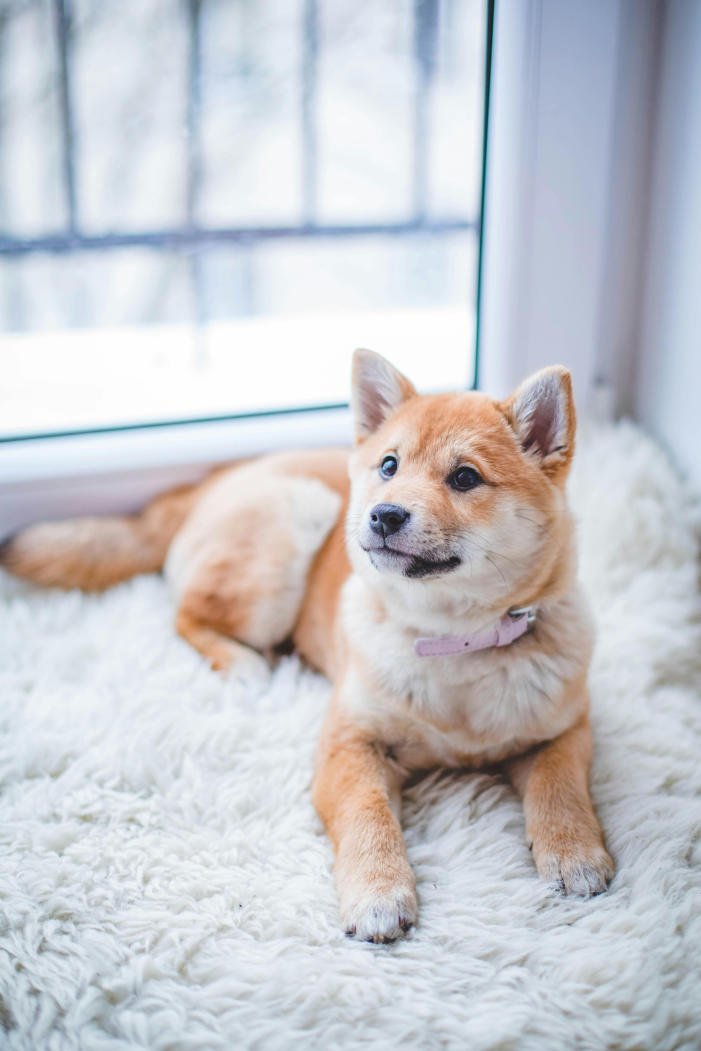
#> input picture Workshop/3_Basic_CV_VLM/imgs/dog1.jpg, 4204 x 6306 px, found by its file name (shown at 1/6 size)
$ jupyter execute 1_Image_Processing_OpenCV.ipynb   (shell and % lines are left out)   (older library calls are emulated)
#> lines starting #> are read from the running program, lines starting #| are printed output that depends on the picture; after the words box and inside, x2 and y2 are one past the last pixel; in counts of white or black regions, pixels touching at a corner belong together
# Introduction to Computer Vision with OpenCV

This notebook serves as a foundational introduction to computer vision techniques, leveraging the OpenCV library. OpenCV is a widely adopted, cross-platform library that provides essential building blocks and fundamental algorithms for computer vision tasks.

The notebook offers a guided exploration of basic image processing functionalities within OpenCV code. This exploration aims to equip you with a solid understanding of the code structure and practical usage of OpenCV for computer vision applications.

housekeeping for colab

[cell 1]
# for google Colab, to setup the environment
# !pip install opencv-python
# !sudo apt-get install qtbase5-dev

prepare folder

# References
- python opencv documentations : https://docs.opencv.org/4.x/d6/d00/tutorial_py_root.html

# Libraries

[cell 2]
import cv2
import numpy as np

from matplotlib import pyplot as plt

print(cv2.__version__)

# Introduction - What does Computer see in Image?
- just a array of pixel values on a spatial coordiantes (i,j).

# Image Read
- Reading an image from path and returns it
- Support the common file formats (.bmp, .jpg, .jpeg, .png, .tif)

[cell 3]
from PIL import Image
from urllib.request import urlretrieve
from os import remove

def load_image(path_or_url):
    """Loads an image from a given URL or path. If the input is a URL,
    it downloads the image and saves it as a temporary file. If the input is a path,
    it loads the image from the path. The image is then converted to RGB format and returned.
    """
#> called with path_or_url = 'https://i.ibb.co/Z6L3q4j/dog1.jpg'
    if path_or_url.startswith("http"):  # assume URL if starts with http
        urlretrieve(path_or_url, "imgs/tmp.jpg")
        img = cv2.imread("imgs/tmp.jpg")
#> img is the input picture: shape (6306, 4204, 3); mean B, G, R 205.5, 200.6, 199.4
        remove("imgs/tmp.jpg")  # cleanup temporary file
    else:
        img = cv2.imread(path_or_url)
    return img

[cell 4]
# Loading the image at path
img = load_image("https://i.ibb.co/Z6L3q4j/dog1.jpg")  # loca path - "imgs/dog1.jpg"
img.shape

Hence, this image is of height of 6306 pixels (i), width of 4204 pixels (j) and of 3 color channels.

We could also selectively are to display the raw pixel values of the image (from top left)
- first 50 pixels (both height and width)
- on the first channel

[cell 5]
img[:50, :50, 0]

# Imshow

**Channel Order Discrepancy between plt.imshow and cv2.imshow**

It's important to note a potential discrepancy in channel order when displaying images using `plt.imshow` from Matplotlib and `cv2.imshow` from OpenCV.

- **Matplotlib (plt.imshow)**: This function assumes the image data follows the RGB color channel order, where Red, Green, and Blue channels are stored in that specific order.
- **OpenCV (cv2.imshow)**: In contrast, OpenCV expects the image data to be in BGR format, where Blue, Green, and Red channels come first, second, and third, respectively.

In the context of this notebook, we will preferentially utilize `plt.imshow` for image display.

- It is important to note that, cv2 read the image as BGR
- while matplotlib expects the image as RGB
- Hence, we need to convert the image from BGR to RGB for plt.show()
    - via `[...,::-1]`

[cell 6]
# # CV2
plt.imshow(img[..., ::])  # Image with BGR
plt.show()

# # Matplotlib
plt.imshow(img[..., ::-1])  # Manipulate the Image to be RGB before showing
plt.show()

# Image Show
Plotting an image (via plt.imshow)

[cell 7]
# Extracting the height and width of an image
h, w = img.shape[:2]
# Displaying the height and width
print("Height = {}, Width = {}".format(h, w))
#| Height = 6306, Width = 4204
# Show the image with matplotlib
plt.imshow(img[..., ::-1])
plt.show()

# Image Resizing

Image resizing is a technique used to **downscale/upscale the overall dimensions** of an image. This typically involves the use of interpolation techniques. Resizing an image can impact its quality, which can be a concern for computer vision tasks.

**Notes:**
- Both downscaling and upscaling will lead to quality loss.
- Blurry or pixelated images can make it harder for the software to identify objects, faces, or other features.
- The extent of the impact depends on the severity of the resizing and the specific computer vision task.

[cell 8]
down_width = 600
down_height = 800
down_points = (down_width, down_height)
resized_down = cv2.resize(img, down_points, interpolation=cv2.INTER_LINEAR)
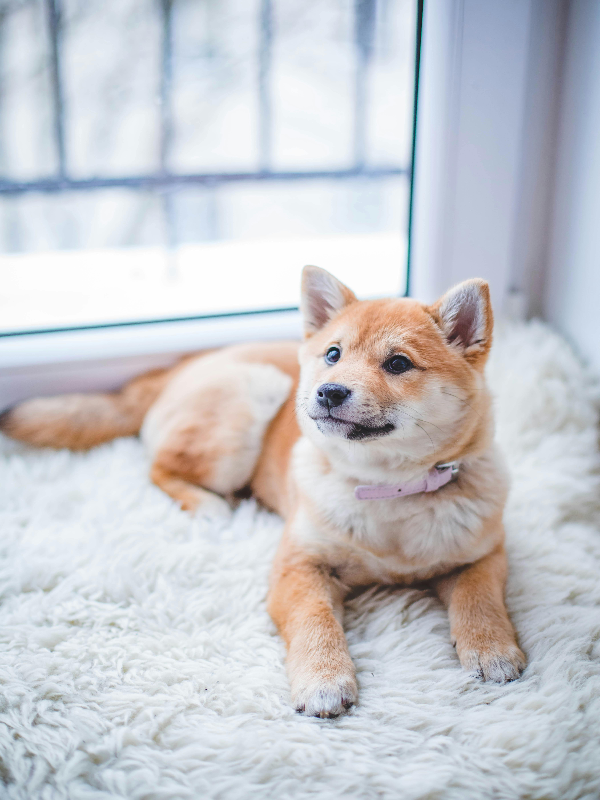
#> resized_down: shape (800, 600, 3); mean B, G, R 205.4, 200.5, 199.4
# we could easily rezing to a higher resolution by changing the params here.

print("Height = {}, Width = {}".format(down_height, down_width))

# Show the image with matplotlib
plt.imshow(resized_down[..., ::-1])
plt.show()

[cell 9]
scale_ratio = 0.2
new_width = int(img.shape[1] * scale_ratio)
new_height = int(img.shape[0] * scale_ratio)
new_size = (new_width, new_height)
aspect_resized = cv2.resize(img, new_size, interpolation=cv2.INTER_LINEAR)  # INTER_AREA

# Show the image with matplotlib
plt.imshow(aspect_resized[..., ::-1])
plt.show()

# Contrast and Brightness

- Brightness is the overall amount of light in an image.
- Contrast is the difference between the lightest and darkest parts of an image.
- High contrast makes details clearer, like a high-contrast photograph.
- Low contrast makes details less clear, like a faded photograph.

The example below increases the brightness and contrast.

[cell 10]
# Adjust contrast and brightness
alpha = 1.15  # Example contrast value
beta = 1.5  # Example brightness value
adjusted_image = cv2.convertScaleAbs(resized_down, alpha, beta)
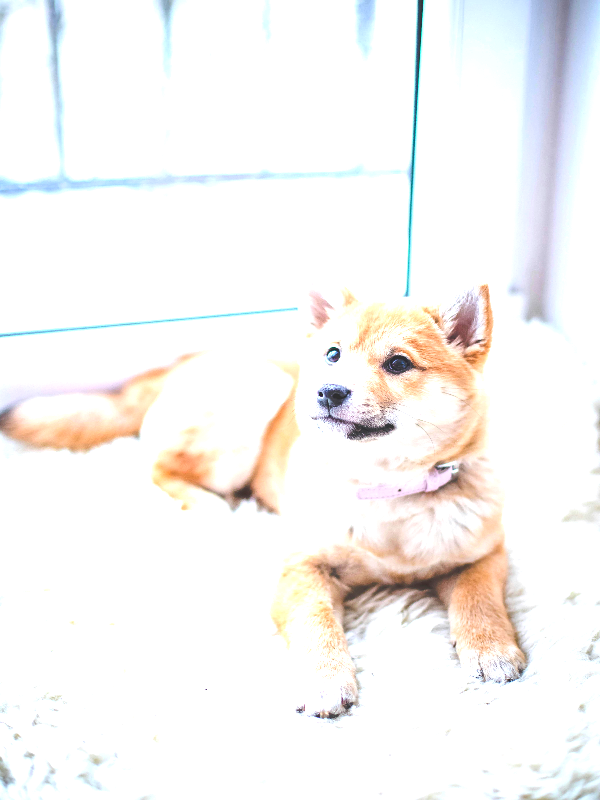
#> adjusted_image: shape (800, 600, 3); mean B, G, R 243.5, 245.2, 247.2

plt.imshow(adjusted_image[..., ::-1])
plt.show()

# Gaussian Blur
Gaussian blur, also known as Gaussian smoothing, is a widely used image processing technique employed to reduce image noise and blur image details. It achieves this effect by applying a Gaussian function, also referred to as the normal distribution, to each pixel within the image. It is similar to a box filter, but instead of weighting each neighboring pixel equally as the box filter does, it applies a weight based on the normal distribution.

[cell 11]
blur_image = cv2.blur(resized_down, (5, 5))

# Display the modified image`
# Show the image with matplotlib
plt.imshow(blur_image[..., ::-1])
plt.show()

# Grayscale Conversion
If the image is in color, it could be converted to grayscale (black and white) via the `cvtColor` function. This will convert each pixel to have a single brightness value ranging from 0 (black) to 255 (white) instead of 3 seperate channels (RGB).

Some images are monochrome (single channel) by nature, and there are some image techniques that can only performed on grayscale images. Some computer vision applications of grayscale images include:
- Medical Imaging: Separating bones from soft tissue in X-rays.
- Document Analysis: Isolating text from the background in scanned documents.

[cell 12]
# TO grayscale
img_gray = cv2.cvtColor(resized_down, cv2.COLOR_BGR2GRAY)
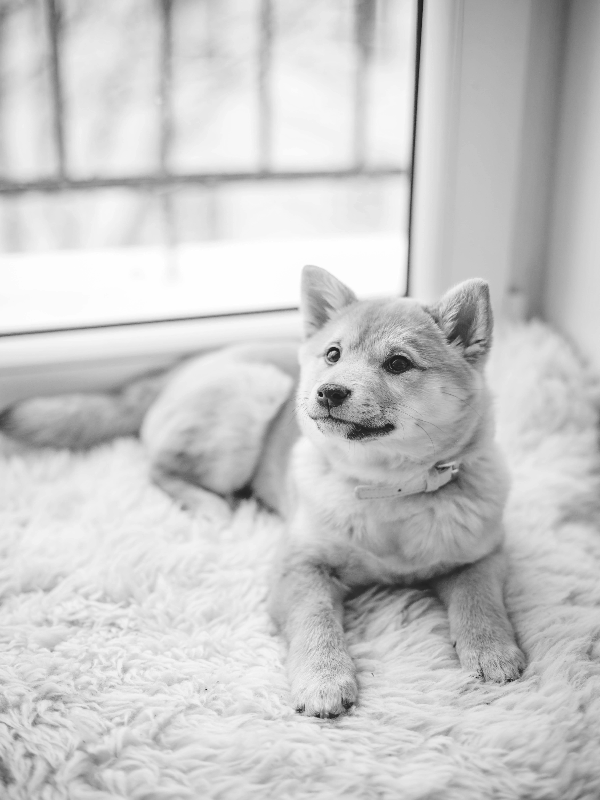
#> img_gray: shape (800, 600); min 26, max 255, mean 200.7

plt.imshow(img_gray[..., ::], cmap="gray")
plt.show()

# Sobel filter (Edge detection)
The Sobel filter is a well-established technique in computer vision employed for edge detection within digital images. It operates by identifying areas exhibiting significant changes in pixel intensity, often corresponding to the boundaries between objects in the image.

## Conceptual Understanding:

Imagine a digital image as a collection of tiny squares called pixels. Each pixel represents a specific color intensity value. The Sobel filter focuses on detecting abrupt transitions between these intensity values across neighboring pixels. These transitions frequently occur at the edges of objects, where a shift from a dark region to a bright region (or vice versa) takes place.

- where *gX* is the horizontal edge detector
- where *gY* is the Vertical edge detector

[cell 13]
gX = cv2.Sobel(img_gray, ddepth=cv2.CV_32F, dx=1, dy=0, ksize=7)
gY = cv2.Sobel(img_gray, ddepth=cv2.CV_32F, dx=0, dy=1, ksize=7)
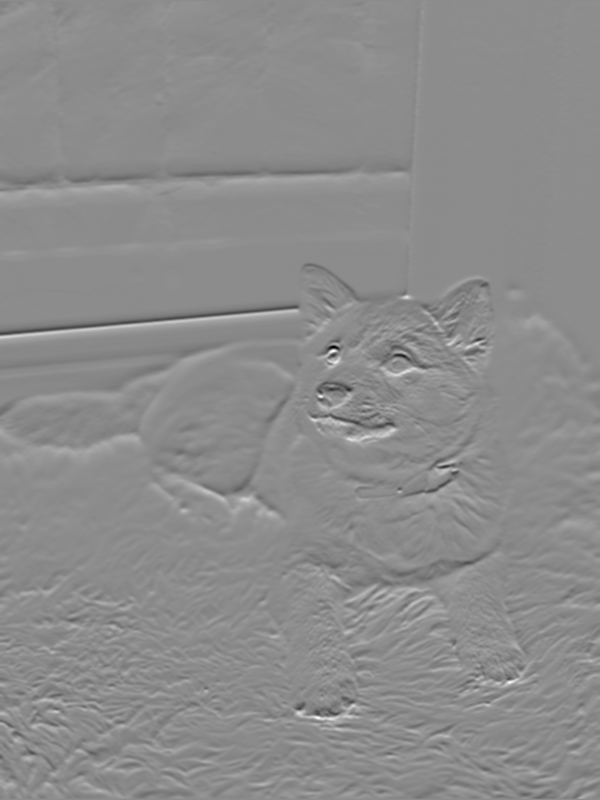
#> gY: shape (800, 600) float32; min -108868, max 88934, mean 22; drawn with min black and max white
combined = cv2.addWeighted(gX, 0.5, gY, 0.5, 0)

plt.imshow(combined[..., ::], cmap="gray")
plt.show()

# Histogram Equalization

- Histogram equalization takes the information and tries to make the picture look more balanced. It does this by spreading out the pixels more evenly across the histogram. (So that the intensity range of the image is spread out across a wider range)

## Before

## After

- Image adapted from https://towardsdatascience.com/histogram-equalization-5d1013626e64

[cell 14]
img_gray_hist = cv2.equalizeHist(img_gray)
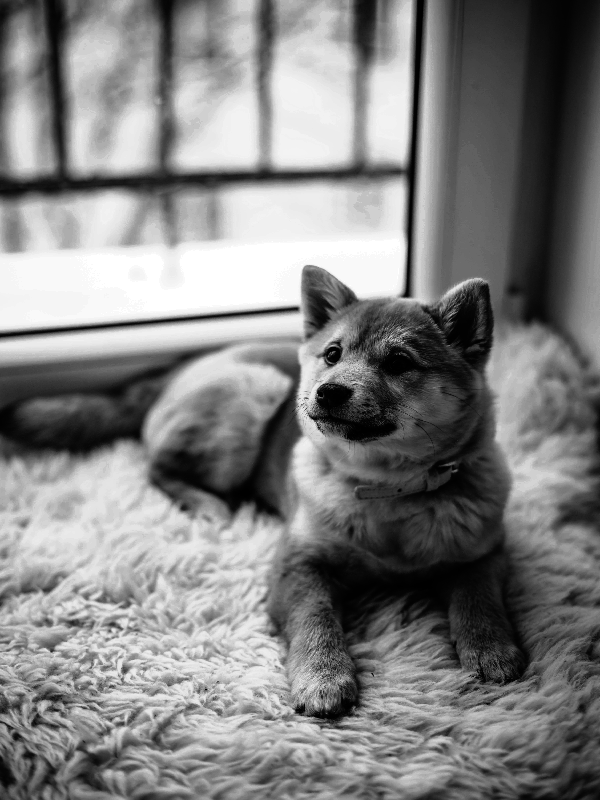
#> img_gray_hist: shape (800, 600); min 0, max 255, mean 128.8

plt.imshow(img_gray_hist[..., ::], cmap="gray")
plt.show()

[cell 15]
B, G, R = cv2.split(resized_down)
B = cv2.equalizeHist(B)
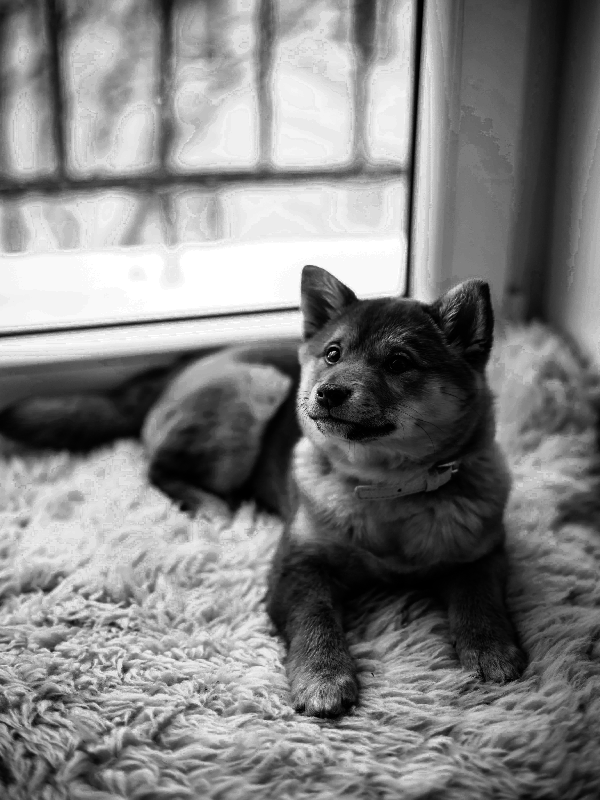
#> B: shape (800, 600); min 0, max 255, mean 128.8
G = cv2.equalizeHist(G)
R = cv2.equalizeHist(R)
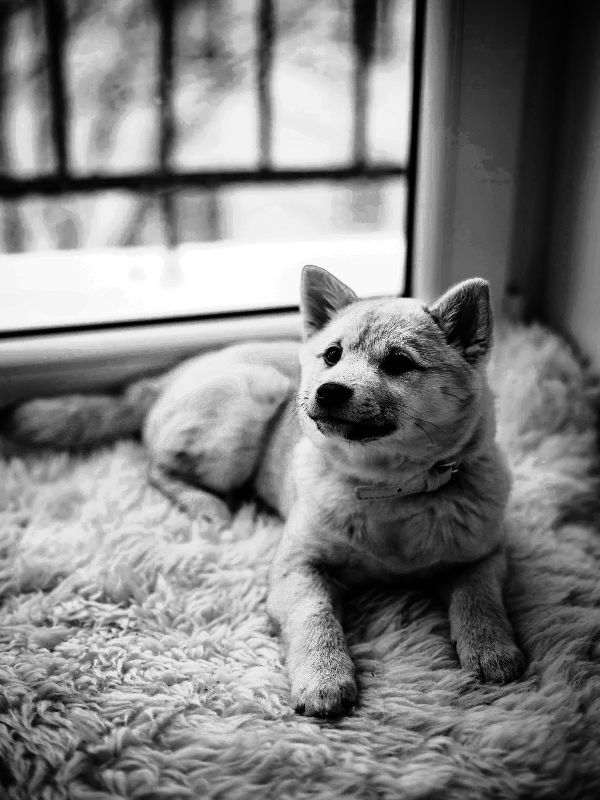
#> R: shape (800, 600); min 0, max 255, mean 128.8
equalized_image = cv2.merge((B, G, R))
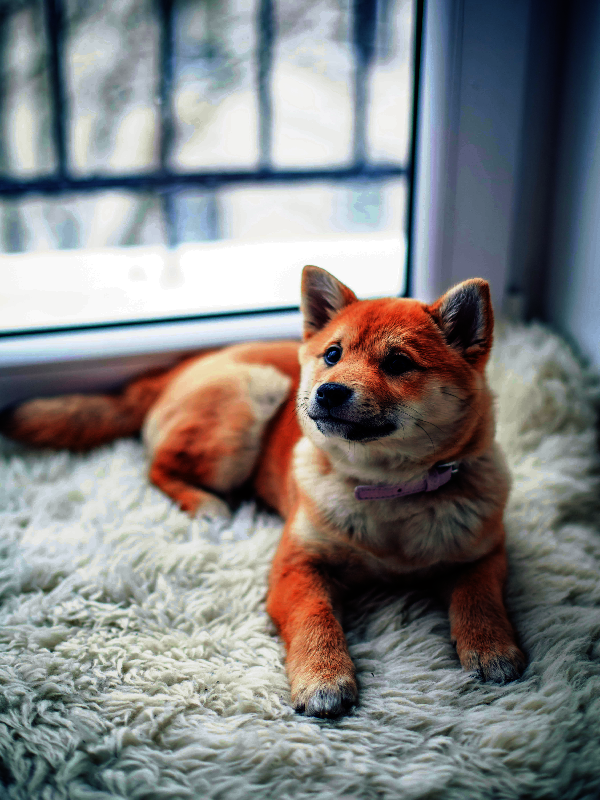
#> equalized_image: shape (800, 600, 3); mean B, G, R 128.8, 128.7, 128.8

# Show the image with matplotlib
plt.imshow(equalized_image[..., ::-1])
plt.show()

# Binary Thresholding
Binary thresholding is a technique used to distinguish between the foreground (objects in the picture) and the background. It's like creating a digital cut-off point for brightness. This essentially creates a high-contrast image where objects are easily distinguished from the background.

There are multiple methods to turn an image into values of [0, 1]. The most straight forward way would be via:
- **Threshold Selection**: You choose a specific brightness value (threshold) between 0 and 255.

[cell 16]
# import seaborn as sns
hist = cv2.calcHist([img_gray], [0], None, [256], [0, 256])
#> hist = 256 values, max 12202 at index 232, min 0 at index 0, mean 1875

# plot the histogram
plt.figure(figsize=(4, 3))
plt.title("Grayscale Histogram")
plt.xlabel("Bins")
plt.ylabel("# of Pixels")
plt.plot(hist)
plt.xlim([0, 256])
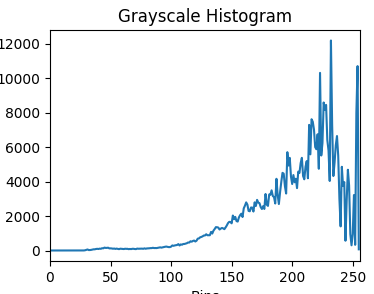
#> figure drawn by matplotlib, 1 panel; curve peaks at x = 232, y = 12202

We can than utilize cv2 threshold to select the threshold and bin everything into [0,255]

[cell 17]
ret, thresh_img = cv2.threshold(img_gray, 127, 255, cv2.THRESH_BINARY)
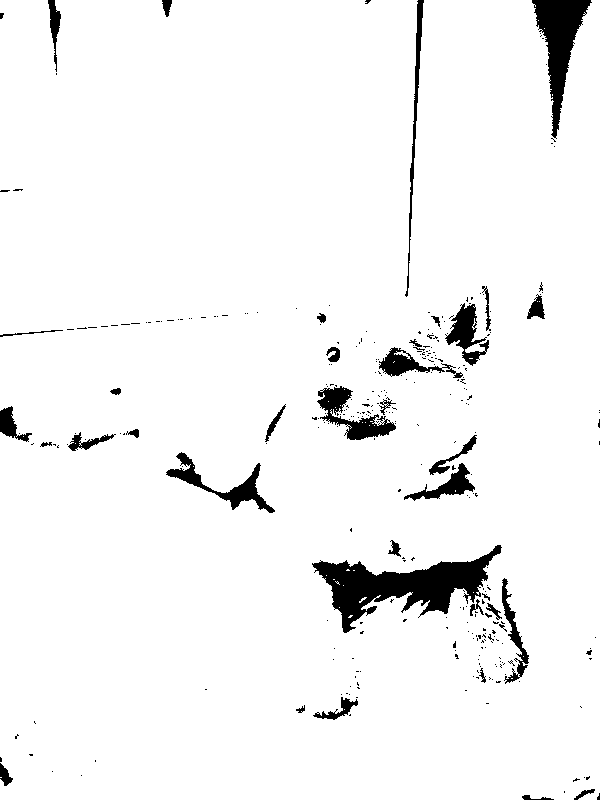
#> thresh_img: shape (800, 600); 95.5% white; 327 black regions (290 under 20 px), largest, box (x1, y1, x2, y2) and area: (312, 545, 502, 633) 6250, (532, 0, 592, 139) 3176, (317, 386, 396, 440) 1523

plt.imshow(thresh_img[..., ::], cmap="gray")
plt.show()

$ run again, with Workshop/3_Basic_CV_VLM/imgs/motocycle_with_cars.png saved as Workshop/3_Basic_CV_VLM/imgs/dog1.jpg
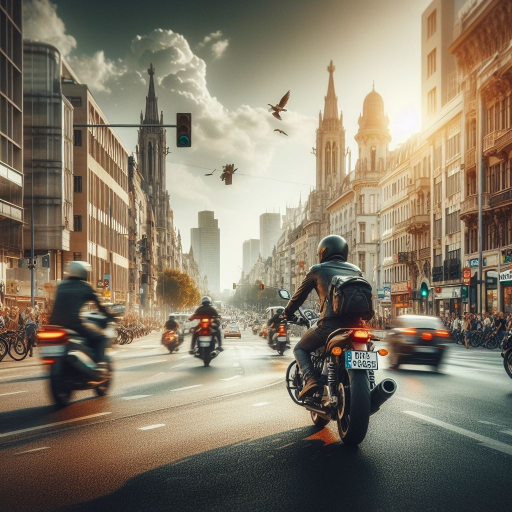
#> input picture Workshop/3_Basic_CV_VLM/imgs/motocycle_with_cars.png, 1024 x 1024 px, found by its file name (shown at 1/2 size)
#> in load_image, img is the input picture: shape (1024, 1024, 3); mean B, G, R 105.2, 123.5, 133.8
#| Height = 1024, Width = 1024
#> `equalized_image = cv2.merge((B, G, R))`:
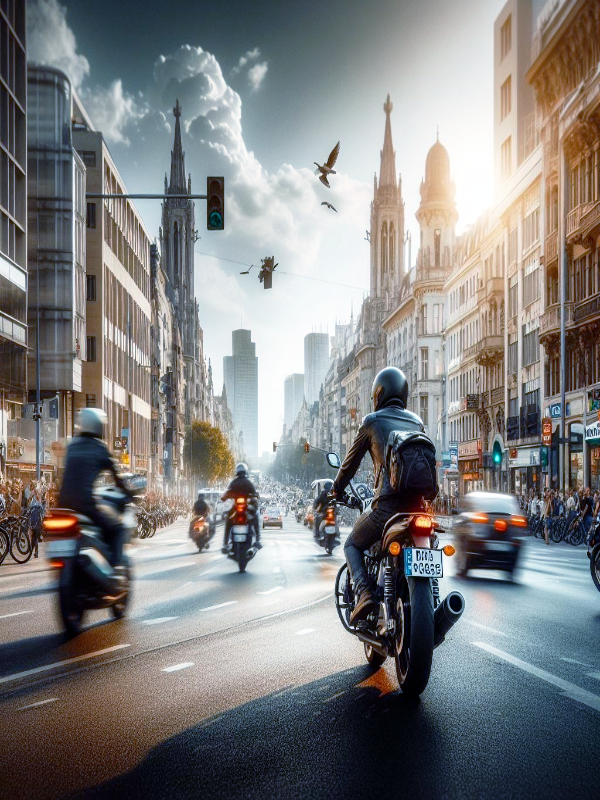
#> equalized_image: shape (800, 600, 3); mean B, G, R 128.2, 128.1, 128
#> hist = 256 values, max 3338 at index 35, min 0 at index 0, mean 1875
#> `ret, thresh_img = cv2.threshold(img_gray, 127, 255, cv2.THRESH_BINARY)`:
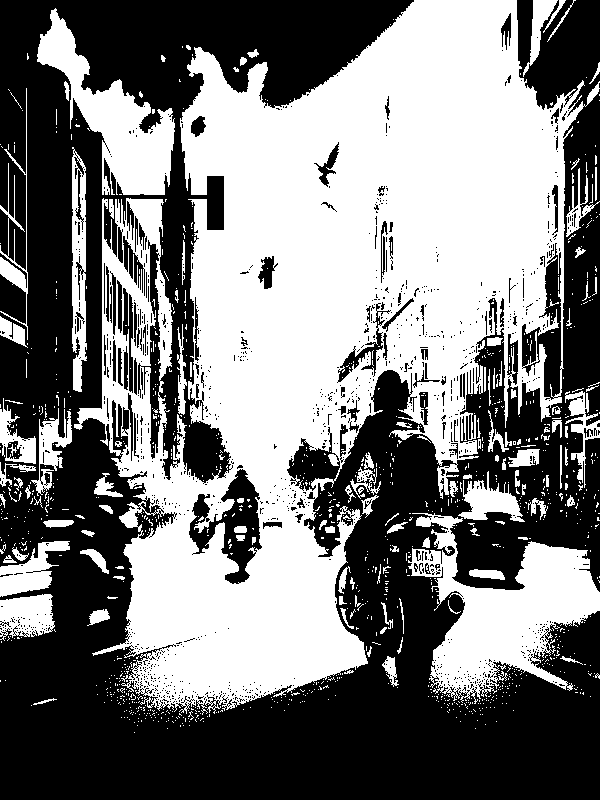
#> thresh_img: shape (800, 600); 48.3% white; 1131 white regions (1010 under 20 px), largest, box (x1, y1, x2, y2) and area: (74, 0, 600, 715) 182377, (408, 513, 600, 704) 15994, (37, 8, 175, 195) 9091
